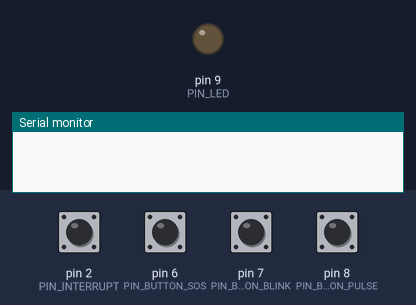
Recording of a sketch running on a simulated Arduino Uno, built with avr-gcc and run on an emulated ATmega328P. On the bench: output pins drawn as LEDs (lit = HIGH), the last lines printed to the serial monitor. Dashed ring = blinking. The inputs (shaded band) are chosen by the test bench; at power-on: pin 2 (PIN_INTERRUPT), pin 6 (PIN_BUTTON_SOS), pin 7 (PIN_BUTTON_BLINK), pin 8 (PIN_BUTTON_PULSE) HIGH.

Above: at 1.2 s.
1.3 s: pin 6 (PIN_BUTTON_SOS) pulled LOW for 0.15 s
At 2.09 s:
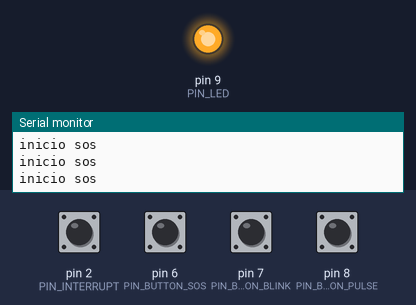
4.3 s: pin 7 (PIN_BUTTON_BLINK) pulled LOW for 0.15 s
At 4.39 s:
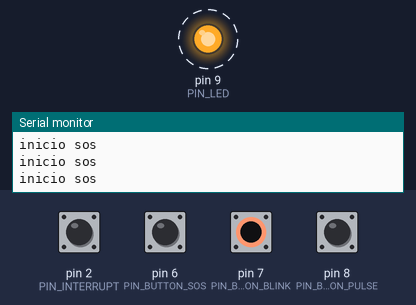
7.3 s: pin 8 (PIN_BUTTON_PULSE) pulled LOW for 0.15 s
10.4 s: pin 6 (PIN_BUTTON_SOS) pulled LOW for 1 s
At 11.19 s:
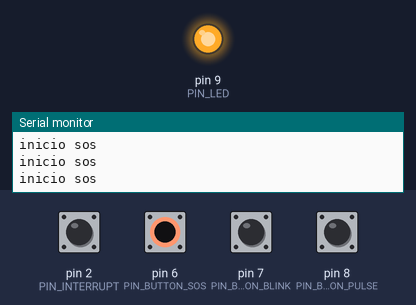
13.4 s: pin 7 (PIN_BUTTON_BLINK) pulled LOW for 1 s
At 13.49 s:
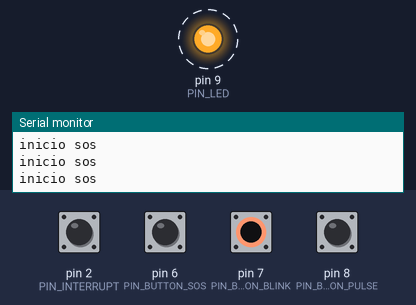
16.4 s: pin 7 (PIN_BUTTON_BLINK) driven LOW and pin 8 (PIN_BUTTON_PULSE) driven LOW
At 19.4 s:
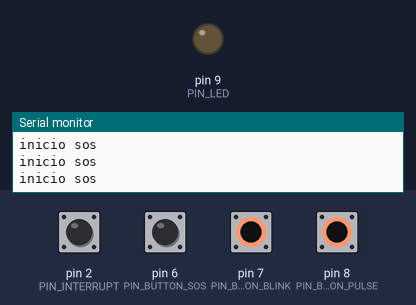
Timing chart, 0 to 20.4 s (numbered marks = the images above; inputs shaded):
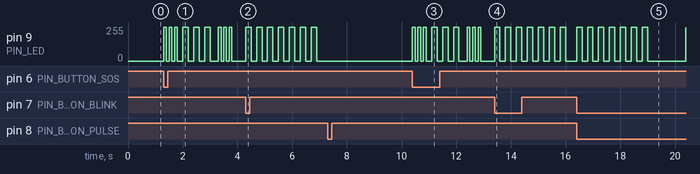

Measured:
- after the input at 1.3 s, pin 9 (PIN_LED): 0/255 → 255/255 at once, → 0/255 0.10 s later, → 255/255 0.10 s later, → 0/255 0.10 s later, … (18 changes in this stretch)
- after the input at 4.3 s, pin 9 (PIN_LED): alternates 255/255 for 0.20 s and 0/255 for 0.20 s, starting at once
- after the input at 10.4 s, pin 9 (PIN_LED): 0/255 → 255/255 at once, → 0/255 0.10 s later, → 255/255 0.10 s later, → 0/255 0.10 s later, … (18 changes in this stretch)
- after the input at 13.4 s, pin 9 (PIN_LED): alternates 255/255 for 0.20 s and 0/255 for 0.20 s, starting at once
- after the input at 16.4 s, pin 9 (PIN_LED): 0/255 → 255/255 at once, → 0/255 0.20 s later, → 255/255 0.20 s later, → 0/255 0.20 s later, … (15 changes in this stretch)

The sketch:

CodigoDEtener.ino
```cpp
#define PIN_BUTTON_SOS 6
#define PIN_BUTTON_BLINK 7
#define PIN_BUTTON_PULSE 8
#define PIN_LED 9
#define PIN_INTERRUPT 2


#define DELAY_SLOW 100
#define DELAY_FAST 200

volatile bool stopFlag = false;

void setup() {
  pinMode(PIN_BUTTON_SOS, INPUT_PULLUP);
  pinMode(PIN_BUTTON_BLINK, INPUT_PULLUP);
  pinMode(PIN_BUTTON_PULSE, INPUT_PULLUP);
  pinMode(PIN_LED, OUTPUT);

  pinMode(PIN_INTERRUPT, INPUT_PULLUP);


  attachInterrupt(digitalPinToInterrupt(PIN_INTERRUPT), stopAll, FALLING);

  Serial.begin(9600);
}

void loop() {
  stopFlag = false;
  if (digitalRead(PIN_BUTTON_SOS) == LOW) {
    Serial.println("Boton sos presionado");
    stopFlag = false;
    writeSOS();
  }

  if (digitalRead(PIN_BUTTON_BLINK) == LOW) {
    stopFlag = false;
    writeBlink();
  }

  if (digitalRead(PIN_BUTTON_PULSE) == LOW) {
    stopFlag = false;
    writePulse();
  }
}

void stopAll() {
  stopFlag = true;
  digitalWrite(PIN_LED, LOW);
}


void writeSOS() {
  for (int i = 0; i < 3 && !stopFlag; i++) {
    Serial.println("inicio sos");
    digitalWrite(PIN_LED, HIGH);
    delayWithStop(DELAY_SLOW);
    digitalWrite(PIN_LED, LOW);
    delayWithStop(DELAY_SLOW);
  }

  delayWithStop(DELAY_SLOW);

  for (int i = 0; i < 3 && !stopFlag; i++) {
    digitalWrite(PIN_LED, HIGH);
    delayWithStop(DELAY_FAST);
    digitalWrite(PIN_LED, LOW);
    delayWithStop(DELAY_FAST);
  }

  delayWithStop(DELAY_SLOW);

  for (int i = 0; i < 3 && !stopFlag; i++) {
    digitalWrite(PIN_LED, HIGH);
    delayWithStop(DELAY_SLOW);
    digitalWrite(PIN_LED, LOW);
    delayWithStop(DELAY_SLOW);
  }

  digitalWrite(PIN_LED, LOW);
}

void writeBlink() {
  for (int i = 0; i < 7 && !stopFlag; i++) {
    digitalWrite(PIN_LED, HIGH);
    delayWithStop(DELAY_FAST);
    digitalWrite(PIN_LED, LOW);
    delayWithStop(DELAY_FAST);
  }
  digitalWrite(PIN_LED, LOW);
}

void writePulse() {
  float seconds = 1.5;
  float increment = 1.0 / seconds;

  for (float value = 0.0; value < 255.0 && !stopFlag; value += increment) {
    analogWrite(PIN_LED, (int)value);
    delayWithStop(1000 / 255);
  }

  for (float value = 255.0; value > 0.0 && !stopFlag; value -= increment) {
    analogWrite(PIN_LED, (int)value);
    delayWithStop(1000 / 255);
  }

  analogWrite(PIN_LED, 0);
}


void delayWithStop(unsigned long ms) {
  unsigned long start = millis();
  while (millis() - start < ms) {
    if (stopFlag) return;
  }
}
```
